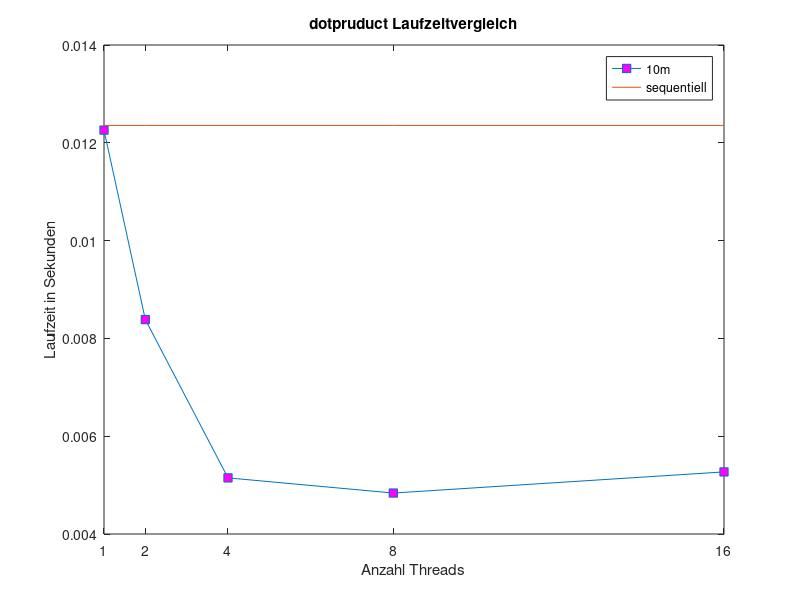

Write the MATLAB code that produced this figure.
clf;
%cores=[0; 1; 2; 4; 8; 16];
cores=[1; 2; 4; 8; 16];
%times10k=[0.0001988710; 0.0001934560; 0.0002446170; 0.0001602480; 0.0001656810; 0.0002108910];
%times1m=[0.0009928840; 0.0009494740; 0.0010139560; 0.0005876160; 0.0003811760; 0.0003835690];
%times10m=[0.0123552500; 0.0122590400; 0.0083849640; 0.0051476630; 0.0048374750; 0.0052699860];
times10m=[0.0122590400; 0.0083849640; 0.0051476630; 0.0048374750; 0.0052699860];
seq=[0.0123552500,0.0123552500,0.0123552500,0.0123552500,0.0123552500];
%times=[times10k, times1m, times10m]
%h=bar(times, "stacked");
%h=bar(times10m);
h=plot(cores,times10m,"linestyle","-","marker","s","markerfacecolor","m",cores,seq);
set(gca,'XTick',cores);
xlim([1,16]);
%plot(cores,seq);
title("dotpruduct Laufzeitvergleich");
labels=["sequentiell"; "1"; "2"; "4"; "8"; "16"];
xlabel("Anzahl Threads");
ylabel("Laufzeit in Sekunden");
legend(h,"10m","sequentiell")
%set(gca, "XTick", 1:6, "XTickLabel", labels)
%legend(h, "10k", "1m", "10m" );
%print -deps dotproductgraph.eps